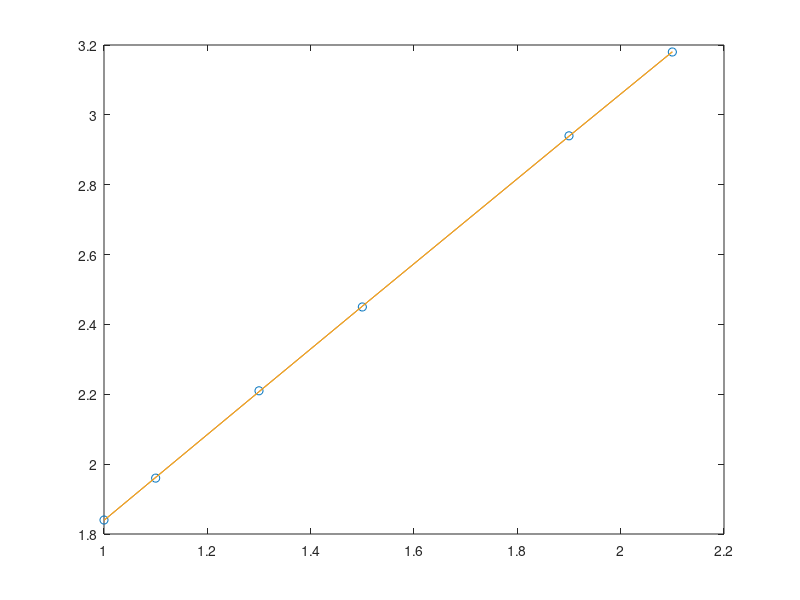

Reproduce this figure in MATLAB.

x=[1.0; 1.1; 1.3; 1.5; 1.9; 2.1];
y=[1.84; 1.96; 2.21; 2.45; 2.94; 3.18];
tol=10^-6;

%plot(x,y,'o')

%L = lsqr(x,y,tol)
t2 = 0:0.1:3.5;

p0 = polyfit(x,y,1);
y1 = polyval(p0,x);
Epp1=y1-y;
Ep1=sum(Epp1.^2);
display(Ep1);



p1 = polyfit(x,y,2);


y2 = polyval(p1,x);
figure

Epp2=y2-y;
Ep2=sum(Epp2.^2);
display(Ep2);

%plot(x,y,'o',t2,y2)

p2 = polyfit(x,y,3);

y3 = polyval(p2,x);
figure

Epp3=y3-y;
Ep3=sum(Epp3.^2);
display(Ep3);

plot(x,y,'o',x,y2,x,y3);